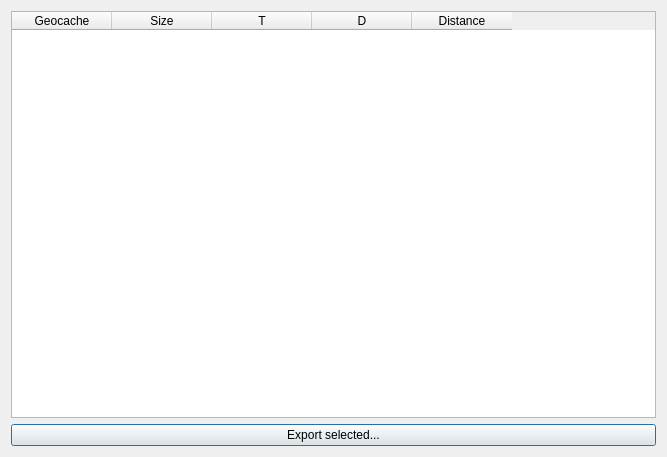
<?xml version="1.0" encoding="UTF-8"?>
<ui version="4.0">
 <class>SearchResultsDialog</class>
 <widget class="QDialog" name="SearchResultsDialog">
  <property name="geometry">
   <rect>
    <x>0</x>
    <y>0</y>
    <width>667</width>
    <height>457</height>
   </rect>
  </property>
  <property name="windowTitle">
   <string>Search Results</string>
  </property>
  <layout class="QVBoxLayout" name="verticalLayout">
   <item>
    <widget class="QTableWidget" name="tableWidgetResults">
     <property name="alternatingRowColors">
      <bool>true</bool>
     </property>
     <property name="selectionMode">
      <enum>QAbstractItemView::ExtendedSelection</enum>
     </property>
     <property name="selectionBehavior">
      <enum>QAbstractItemView::SelectRows</enum>
     </property>
     <property name="showGrid">
      <bool>false</bool>
     </property>
     <attribute name="horizontalHeaderVisible">
      <bool>true</bool>
     </attribute>
     <attribute name="horizontalHeaderCascadingSectionResizes">
      <bool>false</bool>
     </attribute>
     <attribute name="horizontalHeaderHighlightSections">
      <bool>true</bool>
     </attribute>
     <attribute name="horizontalHeaderShowSortIndicator" stdset="0">
      <bool>true</bool>
     </attribute>
     <attribute name="verticalHeaderVisible">
      <bool>false</bool>
     </attribute>
     <attribute name="verticalHeaderShowSortIndicator" stdset="0">
      <bool>false</bool>
     </attribute>
     <attribute name="verticalHeaderStretchLastSection">
      <bool>false</bool>
     </attribute>
     <attribute name="verticalHeaderVisible">
      <bool>false</bool>
     </attribute>
     <attribute name="horizontalHeaderShowSortIndicator" stdset="0">
      <bool>true</bool>
     </attribute>
     <attribute name="horizontalHeaderCascadingSectionResizes">
      <bool>false</bool>
     </attribute>
     <attribute name="horizontalHeaderVisible">
      <bool>true</bool>
     </attribute>
     <attribute name="verticalHeaderShowSortIndicator" stdset="0">
      <bool>false</bool>
     </attribute>
     <attribute name="horizontalHeaderHighlightSections">
      <bool>true</bool>
     </attribute>
     <attribute name="verticalHeaderStretchLastSection">
      <bool>false</bool>
     </attribute>
     <column>
      <property name="text">
       <string>Geocache</string>
      </property>
     </column>
     <column>
      <property name="text">
       <string>Size</string>
      </property>
     </column>
     <column>
      <property name="text">
       <string>T</string>
      </property>
     </column>
     <column>
      <property name="text">
       <string>D</string>
      </property>
     </column>
     <column>
      <property name="text">
       <string>Distance</string>
      </property>
     </column>
    </widget>
   </item>
   <item>
    <widget class="QPushButton" name="pushButtonExportSelected">
     <property name="text">
      <string>Export selected...</string>
     </property>
    </widget>
   </item>
  </layout>
 </widget>
 <resources/>
 <connections/>
</ui>
